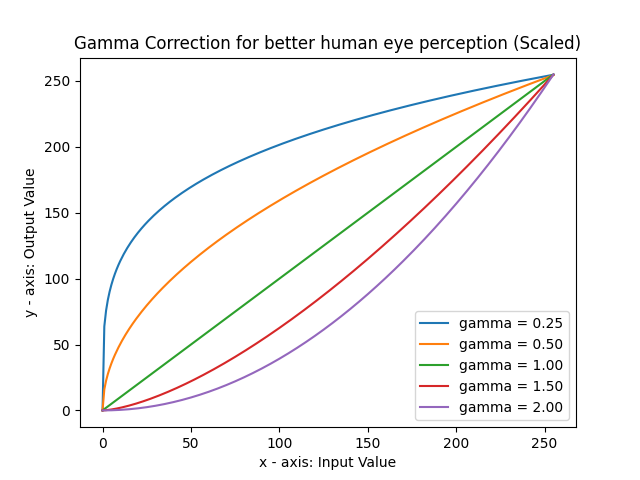

Recreate this plot in Python.
import matplotlib.pyplot as py

''' Gamma Correction: V_out = A * (V_in)^(gamma)
    Usually, A = 1 and in this case too
'''

x_axis = [i for i in range(256)]
A = [1 for i in range(256)]

#### gamma_0_25 = 0.25 ####
gamma_0_25 = 0.25

V_in = [i**gamma_0_25 for i in range(256)]
# print(V_in)
# print(V_out)
V_out = [a*b for a,b in zip(V_in, A)]
# print(V_out)
V_out = [i*255/4 for i in V_out]                    #scaled to range between 0-255
py.plot(x_axis, V_out, label = 'gamma = 0.25')

#### gamma_0_50 = 0.50 ####
gamma_0_50 = 0.50

V_in = [i**gamma_0_50 for i in range(256)]
V_out = [a*b for a,b in zip(V_in, A)]
V_out = [i*255/16 for i in V_out]                   #scaled to range between 0-255
py.plot(x_axis, V_out, label = 'gamma = 0.50')

#### gamma_1_00 = 1 ####
gamma_1_00 = 1

V_in = [i**gamma_1_00 for i in range(256)]
V_out = [a*b for a,b in zip(V_in, A)]               #scaled to range between 0-255
py.plot(x_axis, V_out, label = 'gamma = 1.00')

#### gamma_1_50 = 1.50 ####
gamma_1_50 = 1.50

V_in = [i**gamma_1_50 for i in range(256)]
V_out = [a*b for a,b in zip(V_in, A)]
V_out = [i*255/4075 for i in V_out]                 #scaled to range between 0-255
py.plot(x_axis, V_out, label = 'gamma = 1.50')

#### gamma_2_00 = 2 ####
gamma_2_00 = 2

V_in = [i**gamma_2_00 for i in range(256)]
V_out = [a*b for a,b in zip(V_in, A)]
V_out = [i*255/65025 for i in V_out]                #scaled to range between 0-255
py.plot(x_axis, V_out, label = 'gamma = 2.00')


py.xlabel('x - axis: Input Value')
py.ylabel('y - axis: Output Value')
py.title('Gamma Correction for better human eye perception (Scaled)')
py.legend()
py.show()
